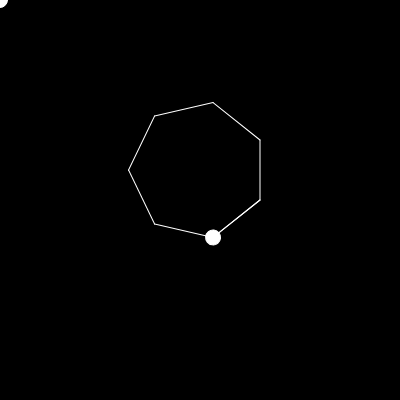
Frame 1 (no input)
Frame 60 (no input): identical to frame 1, image omitted
Frame 120 (the mouse pressed at the canvas centre since frame 60): identical to frame 1, image omitted

The p5.js sketch that drew this single still picture (run headless with seeded random() and noise() and a simulated clock; from frame 60 on, the mouse is pressed at the canvas centre):

// p5.js sketch
// ── sketch.js
// assemble the constant values for this run
const numSides = 7;
const dist = 60;

function setup() {
  createCanvas(400, 400);
  // importantly, we're going to use degrees.
  angleMode(DEGREES);
}

function draw() {
  // basic setup
  background(0);
  stroke("white");

  push(); // surround the weirdShape setup and drawing in push/pop
  translate(width / 2 + dist, height / 2);
  // The angle to rotate is determined by the number of sides
  const ang = 360 / numSides;

  // kick off our shape drawing
  weirdShape(0, dist, ang);
  // draw our ending point to show that we're still 'on' the shape
  fill("white");
  circle(0, 0, 15);
  pop(); // end the weirdShape drawing

  // now that we've popped, we are no longer 'on' the shape. Prove it:
  circle(0, 0, 15); // way at the top left corner!
}

function weirdShape(depth, dist, ang) {
  // this is the stopping condition
  if (depth > numSides) {
    return; // bail out
  }

  // in this function, notice we're rotating, translating, but there is
  // no push/pop, because we want those modifications to be persistent!

  // we didn't stop, so turn a little bit
  rotate(ang);
  // and draw another line straight forward: (0,0) => (0, dist).
  line(0, 0, 0, dist);
  // now update the coordinates to have a new origin at (0, dist).
  translate(0, dist);
  // recurse with an incremented depth value so we eventually stop.
  weirdShape(depth + 1, dist, ang);
}
